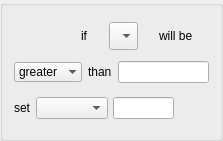
<?xml version="1.0" encoding="UTF-8"?>
<ui version="4.0">
 <class>ScenariosItemControl</class>
 <widget class="QGroupBox" name="ScenariosItemControl">
  <property name="geometry">
   <rect>
    <x>0</x>
    <y>0</y>
    <width>223</width>
    <height>141</height>
   </rect>
  </property>
  <property name="windowTitle">
   <string>GroupBox</string>
  </property>
  <layout class="QVBoxLayout" name="verticalLayout">
   <item>
    <layout class="QHBoxLayout" name="horizontalLayout_2">
     <property name="spacing">
      <number>5</number>
     </property>
     <property name="leftMargin">
      <number>0</number>
     </property>
     <property name="topMargin">
      <number>0</number>
     </property>
     <property name="rightMargin">
      <number>0</number>
     </property>
     <property name="bottomMargin">
      <number>0</number>
     </property>
     <item>
      <widget class="QPushButton" name="enable_pushButton">
       <property name="minimumSize">
        <size>
         <width>30</width>
         <height>30</height>
        </size>
       </property>
       <property name="maximumSize">
        <size>
         <width>30</width>
         <height>30</height>
        </size>
       </property>
       <property name="text">
        <string/>
       </property>
       <property name="icon">
        <iconset resource="../Resources/files.qrc">
         <normaloff>:/icons/toggle_off.svg</normaloff>
         <normalon>:/icons/toggle_on.svg</normalon>:/icons/toggle_off.svg</iconset>
       </property>
       <property name="iconSize">
        <size>
         <width>30</width>
         <height>30</height>
        </size>
       </property>
       <property name="checkable">
        <bool>true</bool>
       </property>
       <property name="flat">
        <bool>true</bool>
       </property>
      </widget>
     </item>
     <item>
      <widget class="QLabel" name="label">
       <property name="sizePolicy">
        <sizepolicy hsizetype="Fixed" vsizetype="Fixed">
         <horstretch>0</horstretch>
         <verstretch>0</verstretch>
        </sizepolicy>
       </property>
       <property name="text">
        <string>if</string>
       </property>
      </widget>
     </item>
     <item>
      <widget class="QComboBox" name="viewItem_comboBox">
       <property name="sizePolicy">
        <sizepolicy hsizetype="Fixed" vsizetype="Fixed">
         <horstretch>0</horstretch>
         <verstretch>0</verstretch>
        </sizepolicy>
       </property>
       <property name="sizeAdjustPolicy">
        <enum>QComboBox::AdjustToMinimumContentsLengthWithIcon</enum>
       </property>
       <property name="iconSize">
        <size>
         <width>20</width>
         <height>20</height>
        </size>
       </property>
      </widget>
     </item>
     <item>
      <widget class="QLabel" name="label_2">
       <property name="sizePolicy">
        <sizepolicy hsizetype="Fixed" vsizetype="Fixed">
         <horstretch>0</horstretch>
         <verstretch>0</verstretch>
        </sizepolicy>
       </property>
       <property name="text">
        <string>will be</string>
       </property>
      </widget>
     </item>
    </layout>
   </item>
   <item>
    <layout class="QHBoxLayout" name="horizontalLayout_3">
     <item>
      <widget class="QComboBox" name="comparison_comboBox">
       <property name="sizePolicy">
        <sizepolicy hsizetype="Fixed" vsizetype="Fixed">
         <horstretch>0</horstretch>
         <verstretch>0</verstretch>
        </sizepolicy>
       </property>
       <property name="autoFillBackground">
        <bool>true</bool>
       </property>
       <property name="currentText">
        <string notr="true">greater</string>
       </property>
       <property name="insertPolicy">
        <enum>QComboBox::InsertAtTop</enum>
       </property>
       <property name="sizeAdjustPolicy">
        <enum>QComboBox::AdjustToContentsOnFirstShow</enum>
       </property>
       <property name="iconSize">
        <size>
         <width>20</width>
         <height>20</height>
        </size>
       </property>
       <property name="frame">
        <bool>false</bool>
       </property>
       <item>
        <property name="text">
         <string notr="true">greater</string>
        </property>
        <property name="icon">
         <iconset resource="../Resources/files.qrc">
          <normaloff>:/icons/comparison_icons/comparison_icons/more.svg</normaloff>:/icons/comparison_icons/comparison_icons/more.svg</iconset>
        </property>
       </item>
       <item>
        <property name="text">
         <string>smaller</string>
        </property>
        <property name="icon">
         <iconset resource="../Resources/files.qrc">
          <normaloff>:/icons/comparison_icons/comparison_icons/less.svg</normaloff>:/icons/comparison_icons/comparison_icons/less.svg</iconset>
        </property>
       </item>
       <item>
        <property name="text">
         <string>equal</string>
        </property>
        <property name="icon">
         <iconset resource="../Resources/files.qrc">
          <normaloff>:/icons/comparison_icons/comparison_icons/equal.svg</normaloff>:/icons/comparison_icons/comparison_icons/equal.svg</iconset>
        </property>
       </item>
      </widget>
     </item>
     <item>
      <widget class="QLabel" name="label_3">
       <property name="sizePolicy">
        <sizepolicy hsizetype="Fixed" vsizetype="Fixed">
         <horstretch>0</horstretch>
         <verstretch>0</verstretch>
        </sizepolicy>
       </property>
       <property name="text">
        <string>than</string>
       </property>
       <property name="margin">
        <number>5</number>
       </property>
      </widget>
     </item>
     <item>
      <widget class="QLineEdit" name="targetValue_lineEdit">
       <property name="sizePolicy">
        <sizepolicy hsizetype="Preferred" vsizetype="Fixed">
         <horstretch>0</horstretch>
         <verstretch>0</verstretch>
        </sizepolicy>
       </property>
      </widget>
     </item>
    </layout>
   </item>
   <item>
    <layout class="QHBoxLayout" name="horizontalLayout">
     <property name="spacing">
      <number>5</number>
     </property>
     <item>
      <widget class="QLabel" name="label_4">
       <property name="sizePolicy">
        <sizepolicy hsizetype="Fixed" vsizetype="Fixed">
         <horstretch>0</horstretch>
         <verstretch>0</verstretch>
        </sizepolicy>
       </property>
       <property name="text">
        <string>set</string>
       </property>
       <property name="margin">
        <number>5</number>
       </property>
      </widget>
     </item>
     <item>
      <widget class="QComboBox" name="setItem_comboBox"/>
     </item>
     <item>
      <widget class="QLineEdit" name="setItemValue_lineEdit">
       <property name="sizePolicy">
        <sizepolicy hsizetype="Preferred" vsizetype="Fixed">
         <horstretch>0</horstretch>
         <verstretch>0</verstretch>
        </sizepolicy>
       </property>
      </widget>
     </item>
     <item>
      <widget class="QPushButton" name="remove_pushButton">
       <property name="minimumSize">
        <size>
         <width>30</width>
         <height>30</height>
        </size>
       </property>
       <property name="maximumSize">
        <size>
         <width>30</width>
         <height>30</height>
        </size>
       </property>
       <property name="text">
        <string/>
       </property>
       <property name="icon">
        <iconset resource="../Resources/files.qrc">
         <normaloff>:/icons/close.svg</normaloff>:/icons/close.svg</iconset>
       </property>
       <property name="iconSize">
        <size>
         <width>30</width>
         <height>30</height>
        </size>
       </property>
       <property name="flat">
        <bool>true</bool>
       </property>
      </widget>
     </item>
    </layout>
   </item>
  </layout>
 </widget>
 <resources>
  <include location="../Resources/files.qrc"/>
 </resources>
 <connections/>
</ui>
